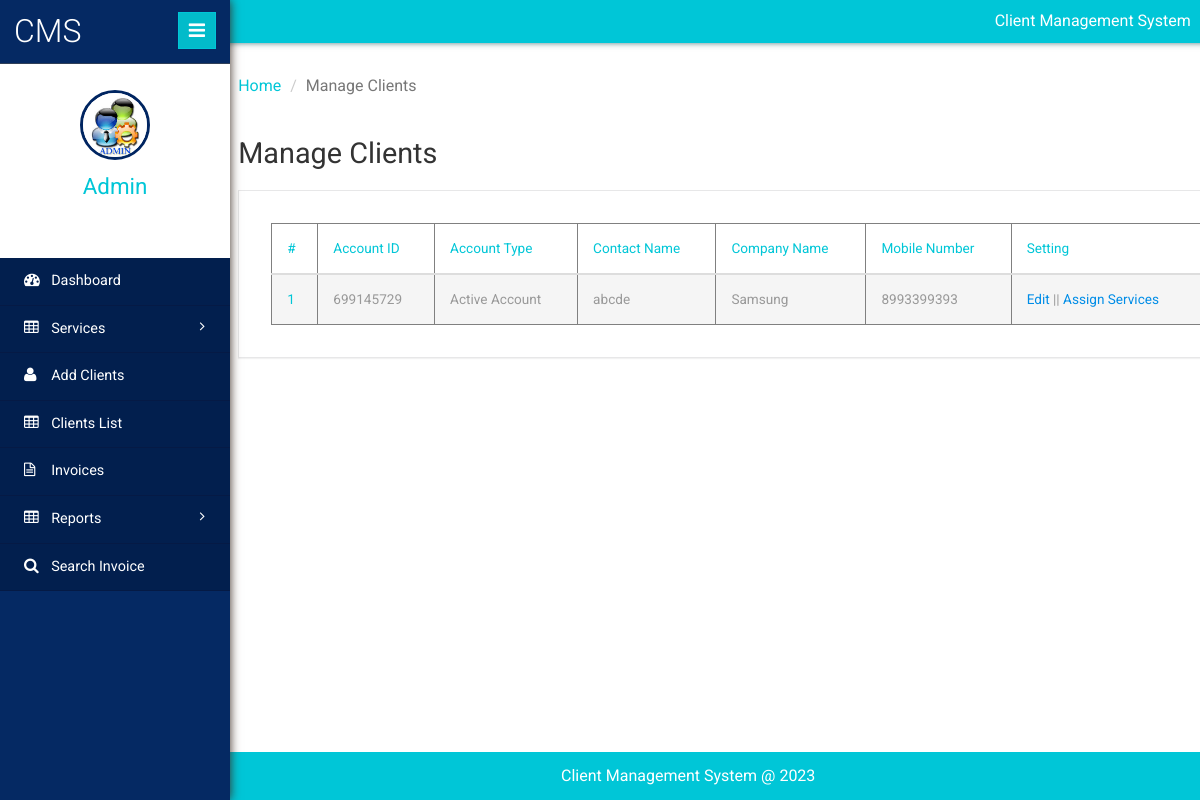
Screenshot of /clientms/admin/manage-client.php (signed in) with the database file from the repository.
### tables this page shows
CREATE TABLE `tblclient` (
  `ID` int(10) NOT NULL,
  `AccountID` int(10) DEFAULT NULL,
  `AccountType` varchar(50) DEFAULT NULL,
  `ContactName` varchar(120) DEFAULT NULL,
  `CompanyName` varchar(120) DEFAULT NULL,
  `Address` varchar(200) DEFAULT NULL,
  `City` varchar(120) DEFAULT NULL,
  `State` varchar(120) DEFAULT NULL,
  `ZipCode` int(10) DEFAULT NULL,
  `Workphnumber` bigint(10) DEFAULT NULL,
  `Cellphnumber` bigint(10) DEFAULT NULL,
  `Otherphnumber` bigint(10) DEFAULT NULL,
  `Email` varchar(200) DEFAULT NULL,
  `WebsiteAddress` varchar(200) DEFAULT NULL,
  `Notes` mediumtext,
  `Password` varchar(200) NOT NULL,
  `CreationDate` timestamp NULL DEFAULT CURRENT_TIMESTAMP
);

### clientms/admin/manage-client.php (the view, shortened to what this page needs)
<?php
include('includes/dbconnection.php');
if (strlen($_SESSION['clientmsaid']==0)) {
  header('location:logout.php');
  } else{
  	?>
<!DOCTYPE HTML>
<html>
<head>
	<link href="css/bootstrap.min.css" rel='stylesheet' type='text/css' />
	<link href="css/style.css" rel='stylesheet' type='text/css' />
	<link href="css/font-awesome.css" rel="stylesheet">
	<link rel="stylesheet" href="css/icon-font.min.css" type='text/css' />
</head>
<body>
	<div class="page-container">
		<div class="left-content">
			<div class="inner-content">
				<?php include_once('includes/header.php');?>
				<div class="outter-wp">
					<div class="sub-heard-part">
						<ol class="breadcrumb m-b-0">
							<li><a href="dashboard.php">Home</a></li>
							<li class="active">Manage Clients</li>
						</ol>
					</div>
					<div class="graph-visual tables-main">
						<h3 class="inner-tittle two">Manage Clients </h3>
						<div class="graph">
							<div class="tables">
								<table class="table" border="1"> <thead> <tr> <th>#</th>
									<th>Account ID</th>
									 <th>Account Type</th>
									 <th>Contact Name</th>
									 <th>Company Name</th>
									 <th>Mobile Number</th>
									 <th>Setting</th>
									  </tr>
									   </thead>
									    <tbody>
									    	<?php
$sql="SELECT * from tblclient";
$query = $dbh -> prepare($sql);
$query->execute();
$results=$query->fetchAll(PDO::FETCH_OBJ);
$cnt=1;
if($query->rowCount() > 0)
{
foreach($results as $row)
{               ?>
									     <tr class="active">
									      <th scope="row"><?php echo htmlentities($cnt);?></th>
									       <td><?php  echo htmlentities($row->AccountID);?></td>
									        <td><?php  echo htmlentities($row->AccountType);?></td>
									         <td><?php  echo htmlentities($row->ContactName);?></td>
									         <td><?php  echo htmlentities($row->CompanyName);?></td>
									         <td><?php  echo htmlentities($row->Workphnumber);?></td>
									        <td><a href="edit-client-details.php?editid=<?php echo $row->ID;?>">Edit</a>  ||  <a href="add-client-services.php?addid=<?php echo $row->ID;?>">Assign Services</a></td>
									     </tr>
									     <?php $cnt=$cnt+1;}} ?>
									     </tbody> </table>
							</div>
						</div>
					</div>
				</div>
				<?php include_once('footer.php');?>
			</div>
		</div>
		<?php include_once('includes/sidebar.php');?>
	</div>
</body>
</html>
<?php }  ?>

### clientms/admin/includes/sidebar.php (shortened to what this page needs)
 <div class="sidebar-menu">
    <header class="logo">
        <a href="#" class="sidebar-icon"> <span class="fa fa-bars"></span> </a> <a href="dashboard.php"> <span id="logo"> <h1>CMS</h1></span>
        </a>
    </header>
    <div class="down">
        <?php
$aid=$_SESSION['clientmsaid'];
$sql="SELECT AdminName from  tbladmin where ID=:aid";
$query = $dbh -> prepare($sql);
$query->bindParam(':aid',$aid,PDO::PARAM_STR);
$query->execute();
$results=$query->fetchAll(PDO::FETCH_OBJ);
$cnt=1;
if($query->rowCount() > 0)
{
foreach($results as $row)
{               ?>
        <a href="dashboard.php"><img src="images/images.jpg" height="70" width="70"></a>
        <a href="dashboard.php"><span class=" name-caret"><?php  echo $row->AdminName;?></span></a>
        <?php $cnt=$cnt+1;}} ?>
        <ul>
            <li><a class="tooltips" href="admin-profile.php"><span>Profile</span><i class="lnr lnr-user"></i></a></li>
            <li><a class="tooltips" href="change-password.php"><span>Settings</span><i class="lnr lnr-cog"></i></a></li>
            <li><a class="tooltips" href="logout.php"><span>Log out</span><i class="lnr lnr-power-switch"></i></a></li>
        </ul>
    </div>
    <div class="menu">
        <ul id="menu" >
            <li><a href="dashboard.php"><i class="fa fa-tachometer"></i> <span>Dashboard</span></a></li>
            <li id="menu-academico" ><a href="#"><i class="fa fa-table"></i> <span> Services</span> <span class="fa fa-angle-right" style="float: right"></span></a>
            </li>
            <li><a href="add-client.php"><i class="fa fa-user"></i> <span>Add Clients</span></a></li>
            <li><a href="manage-client.php"><i class="fa fa-table"></i> <span>Clients List</span></a></li>
            <li><a href="invoices.php"><i class="fa fa-file-text-o"></i> <span>Invoices</span></a></li>
            <li id="menu-academico" ><a href="#"><i class="fa fa-table"></i> <span> Reports</span> <span class="fa fa-angle-right" style="float: right"></span></a>
            </li>
            <li><a href="search-invoices.php"><i class="fa fa-search"></i> <span>Search Invoice</span></a></li>
        </ul>
    </div>
</div>

### rows the page displays
tblclient: AccountID "699145729", AccountType "Active Account", ContactName "abcde", CompanyName "Samsung", Workphnumber "8993399393"

### other values shown
$row->AdminName "Admin"
